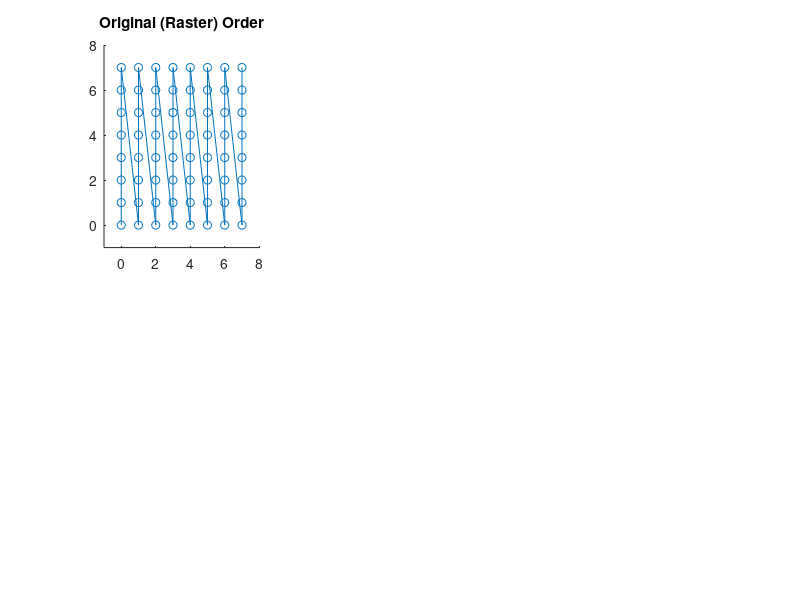

Reproduce this figure in MATLAB. (Note: this script raises an error after producing the figure.)
clear all;

DIM = 2;
NX = 8;

cell_props.dim = DIM; 
cell_props.hnx = NX

plotCurves = 1;
testAll = 1;
if DIM == 1
    %[nodeX, nodeY, nodeZ] = meshgrid(linspace(0,1,NX),0,0);
    [nodeX, nodeY, nodeZ] = meshgrid(0:NX-1,0,0);
    [ijkX, ijkY, ijkZ] = meshgrid(0:NX-1,0,0);
elseif DIM == 2
    %[nodeX, nodeY, nodeZ] = meshgrid(linspace(0,1,NX),linspace(0,1,NX),0);
    [nodeX, nodeY, nodeZ] = meshgrid(0:NX-1,0:NX-1,0);
    [ijkX, ijkY, ijkZ] = meshgrid(0:NX-1,0:NX-1,0);
elseif DIM==3
    [nodeX, nodeY, nodeZ] = meshgrid(0:NX-1,0:NX-1,0:NX-1);
    % [nodeX, nodeY, nodeZ] = meshgrid(linspace(0,1,NX),linspace(0,1,NX),linspace(0,1,NX));
    [ijkX, ijkY, ijkZ] = meshgrid(0:NX-1,0:NX-1,0:NX-1);
else
    fprintf('Error, No support for dimensions greater than 3\n');
    return;
end

nodes = [nodeX(:), nodeY(:), nodeZ(:)];
clear nodeX nodeY nodeZ;
ijk_ind = [ijkX(:), ijkY(:), ijkZ(:)];
clear ijkX ijkY ijkZ;

%subplot(2,1,2)
% plot3(s_nodes(:,1), s_nodes(:,2), s_nodes(:,3),'o-');
% xlabel('k');
% ylabel('i');
% zlabel('j');

if plotCurves
    subplot(2,3,1);
    plot3(nodes(:,1), nodes(:,2), nodes(:,3),'o-');
    title('Original (Raster) Order');
    axis([-1 NX -1 NX -1 NX]);
    view(max(2,DIM))
end

if plotCurves
    kdtree = KDTreeSearcher(nodes,'distance','euclidean');
    sten = knnsearch(kdtree, nodes, 'k',5);
    kdtree_order.rcm = symrcm_stencils(sten, 0);
    
    subplot(2,3,2);
    s_nodes = nodes(kdtree_order.rcm.r,:);
    plot3(s_nodes(:,1), s_nodes(:,2), s_nodes(:,3),'o-');
    title('Reverse Cuthill-McKee (n=3; *)');
    axis([-1 NX -1 NX -1 NX]);
    view(max(2,DIM))
end

%% Z-order
morton_ind = ijk_to_z(ijk_ind, cell_props);
%% Alternative: (Each Z is 4 nodes per edge)
% morton_ind = ijk_to_4node_z(ijk_ind, DIM);
[temp morton_compressed_ind] = sort(morton_ind);
s_nodes = nodes(morton_compressed_ind,:);

if plotCurves
    subplot(2,3,5);
    plot3(s_nodes(:,1), s_nodes(:,2), s_nodes(:,3),'o-');
    title('Morton (Z) Order');
    axis([-1 NX -1 NX -1 NX]);
    view(max(2,DIM))
end

if testAll
    
    %% U-order
    morton_ind = ijk_to_u(ijk_ind, cell_props);
    [temp morton_compressed_ind] = sort(morton_ind);
    s_nodes = nodes(morton_compressed_ind,:);
    
    if plotCurves
        subplot(2,3,6);
        plot3(s_nodes(:,1), s_nodes(:,2), s_nodes(:,3),'o-');
        title('Gray-Code (U) Order');
        axis([-1 NX -1 NX -1 NX]);
        view(max(2,DIM))
    end
    
    %% X-order
    morton_ind = ijk_to_x(ijk_ind, cell_props);
    [temp morton_compressed_ind] = sort(morton_ind);
    s_nodes = nodes(morton_compressed_ind,:);
    
    if plotCurves
        subplot(2,3,4);
        plot3(s_nodes(:,1), s_nodes(:,2), s_nodes(:,3),'o-');
        title('Cross (X) Order');
        axis([-1 NX -1 NX -1 NX]);
        view(max(2,DIM))
    end
    
     %% 4-node Z-order
    morton_ind = ijk_to_4node_z(ijk_ind, cell_props);
    [temp morton_compressed_ind] = sort(morton_ind);
    s_nodes = nodes(morton_compressed_ind,:);
    
    if plotCurves
        subplot(2,3,3);
        plot3(s_nodes(:,1), s_nodes(:,2), s_nodes(:,3),'o-');
        title('4-nodes per Edge (Z) Order');
        axis([-1 NX -1 NX -1 NX]);
        view(max(2,DIM))
    end
    
end
